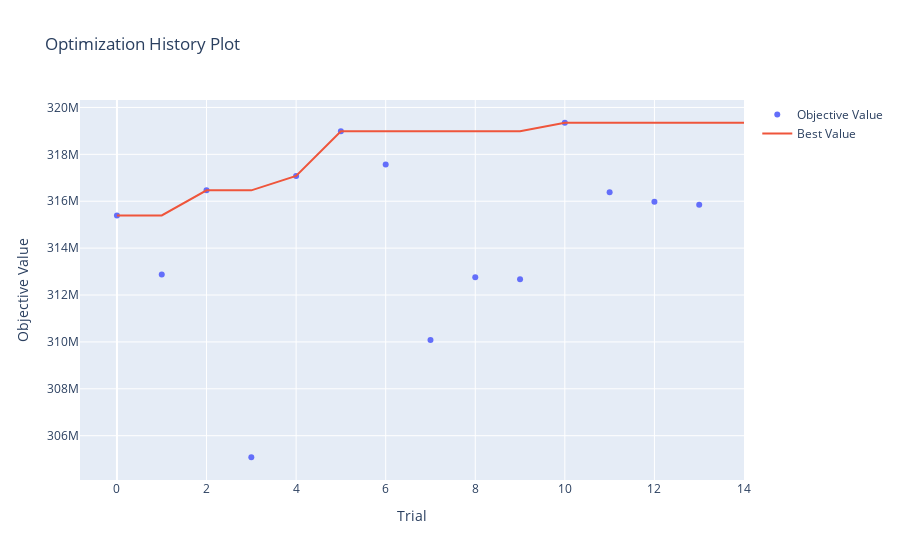

Notebook source saved alongside this figure:
### Markdown cell above
Analizamos los resultados as usual

### Code cell
optuna.visualization.plot_optimization_history(study)

### Figure 1 — Plotly figure (JSON) as saved in the notebook; plotly's stock layout.template omitted (floating-point values rounded to 4 significant figures)
{"data": [{"mode": "markers", "name": "Objective Value", "type": "scatter", "x": [0, 1, 2, 3, 4, 5, 6, 7, 8, 9, 10, 11, 12, 13], "y": [315392000, 312872000, 316463000, 305081000, 317079000, 318983000, 317562000, 310086000, 312753000, 312676000, 319347000, 316379000, 315973000, 315854000]}, {"mode": "lines", "name": "Best Value", "type": "scatter", "x": [0, 1, 2, 3, 4, 5, 6, 7, 8, 9, 10, 11, 12, 13, 14], "y": [315392000, 315392000, 316463000, 316463000, 317079000, 318983000, 318983000, 318983000, 318983000, 318983000, 319347000, 319347000, 319347000, 319347000, 319347000]}, {"marker": {"color": "#cccccc"}, "mode": "markers", "name": "Infeasible Trial", "showlegend": false, "type": "scatter", "x": [], "y": []}], "layout": {"title": {"text": "Optimization History Plot"}, "xaxis": {"title": {"text": "Trial"}}, "yaxis": {"title": {"text": "Objective Value"}}}}
